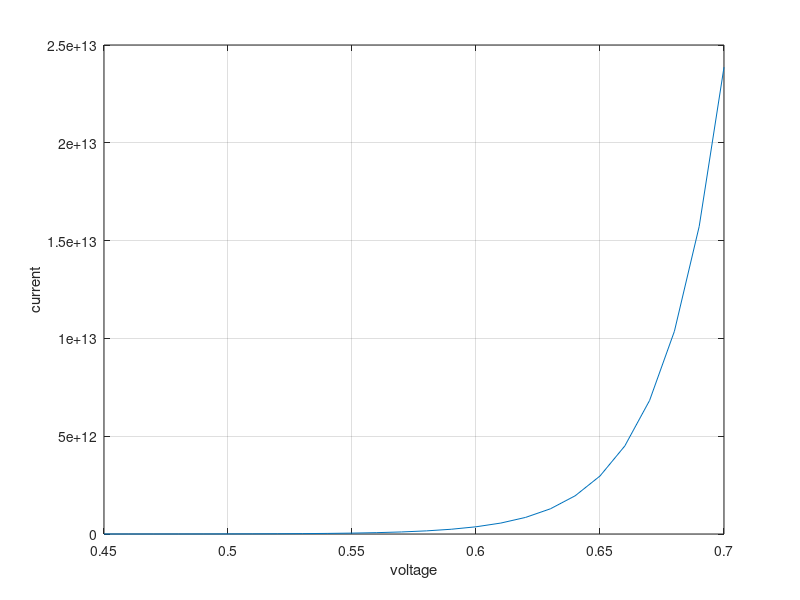

Here is the MATLAB script that generated this plot:
clc;
close all;
clear all;
I0=input('enter reverse saturation current:');
a=input('Temperature in degree centigrate:');
k=1.38*10^(-23);
q=1.6*10^(-19);
t=a+273;
v = 0.45:0.01:0.7; 
Id=I0*(exp((v*q)/(k*t))-1);
plot(v,Id);
xlabel('voltage');
ylabel('current');
grid on;
